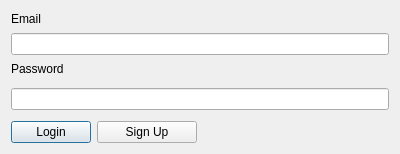
<?xml version="1.0" encoding="UTF-8"?>
<ui version="4.0">
 <class>login_dialog</class>
 <widget class="QDialog" name="login_dialog">
  <property name="geometry">
   <rect>
    <x>0</x>
    <y>0</y>
    <width>400</width>
    <height>154</height>
   </rect>
  </property>
  <property name="focusPolicy">
   <enum>Qt::StrongFocus</enum>
  </property>
  <property name="windowTitle">
   <string>Login</string>
  </property>
  <layout class="QGridLayout" name="gridLayout">
   <item row="2" column="0" colspan="2">
    <widget class="QLabel" name="label_2">
     <property name="text">
      <string>Password</string>
     </property>
    </widget>
   </item>
   <item row="0" column="0" colspan="2">
    <widget class="QLabel" name="label">
     <property name="focusPolicy">
      <enum>Qt::StrongFocus</enum>
     </property>
     <property name="text">
      <string>Email</string>
     </property>
     <property name="openExternalLinks">
      <bool>false</bool>
     </property>
    </widget>
   </item>
   <item row="1" column="0" colspan="2">
    <widget class="QLineEdit" name="email"/>
   </item>
   <item row="3" column="0" rowspan="2" colspan="2">
    <widget class="QLineEdit" name="password">
     <property name="echoMode">
      <enum>QLineEdit::Password</enum>
     </property>
    </widget>
   </item>
   <item row="5" column="0">
    <layout class="QHBoxLayout" name="horizontalLayout">
     <item>
      <widget class="QPushButton" name="pushButton">
       <property name="sizePolicy">
        <sizepolicy hsizetype="Fixed" vsizetype="Fixed">
         <horstretch>0</horstretch>
         <verstretch>0</verstretch>
        </sizepolicy>
       </property>
       <property name="text">
        <string>Login</string>
       </property>
      </widget>
     </item>
     <item>
      <widget class="QPushButton" name="pushButton_2">
       <property name="text">
        <string>Sign Up</string>
       </property>
      </widget>
     </item>
    </layout>
   </item>
  </layout>
 </widget>
 <tabstops>
  <tabstop>email</tabstop>
  <tabstop>password</tabstop>
  <tabstop>pushButton</tabstop>
  <tabstop>pushButton_2</tabstop>
  <tabstop>label</tabstop>
 </tabstops>
 <resources/>
 <connections/>
</ui>
